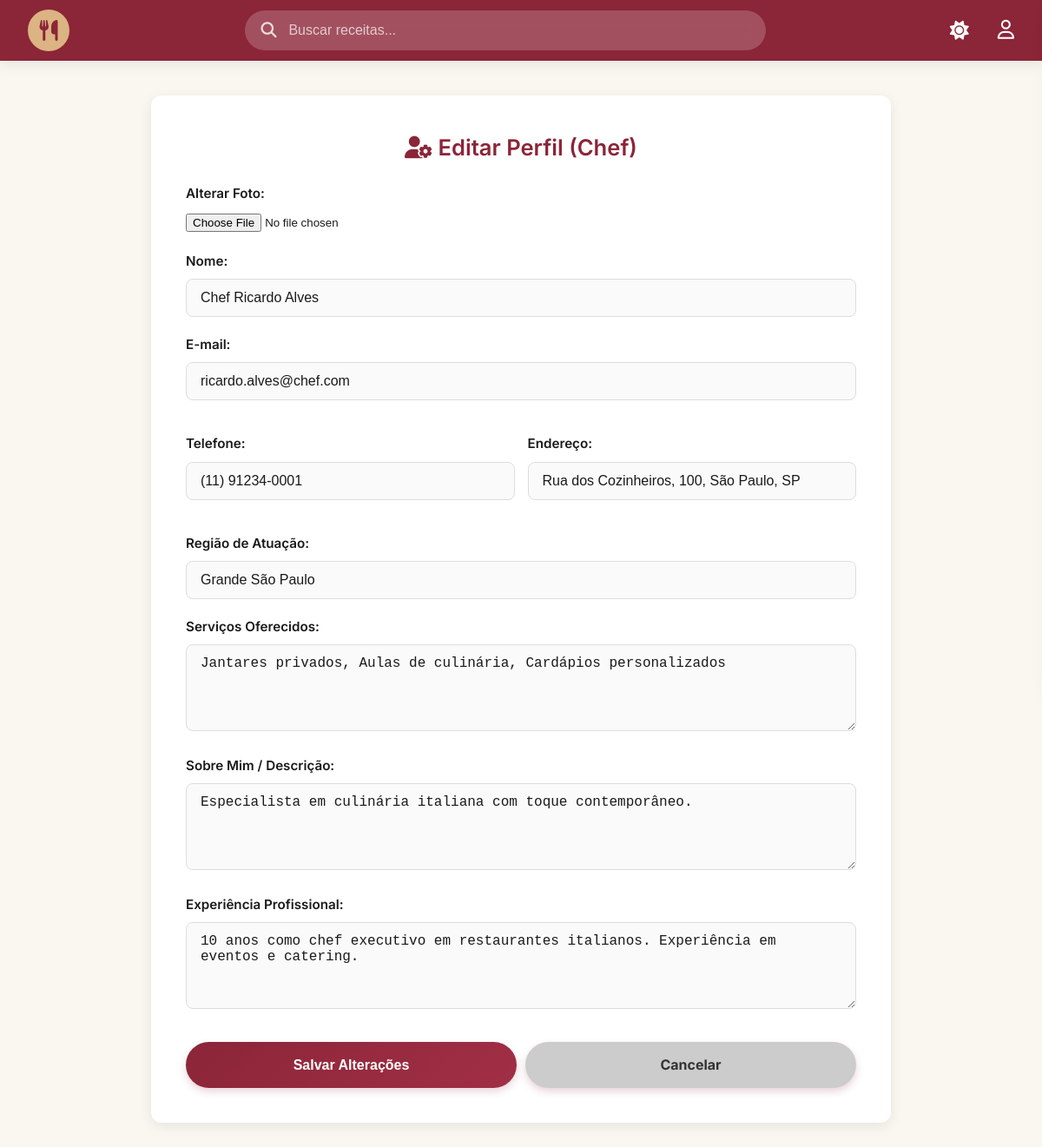
Page /views/edit_profile.php (signed in) on the committed database.
### tables this page shows
CREATE TABLE chef (
    id INT AUTO_INCREMENT PRIMARY KEY,
    name VARCHAR(150) NOT NULL,
    email VARCHAR(150) UNIQUE NOT NULL,
    password VARCHAR(255) NOT NULL,
    description TEXT,
    phone VARCHAR(20),
    address TEXT,
    professional_experience TEXT,
    services_offered TEXT,
    region_operation VARCHAR(255),
    photo VARCHAR(255) DEFAULT 'default_chef.png',


    is_active BOOLEAN DEFAULT TRUE,
    login_attempts INT DEFAULT 0,
    last_login DATETIME,
    reset_token VARCHAR(255),
    reset_token_expiry DATETIME,
    created_at TIMESTAMP DEFAULT CURRENT_TIMESTAMP,
    updated_at TIMESTAMP DEFAULT CURRENT_TIMESTAMP ON UPDATE CURRENT_TIMESTAMP,
    deleted_at DATETIME
);

### config/database.php (called while the page is built, shortened)
<?php
class database {
    private static $conexao = null;
    public static function getConexao() {
        if (self::$conexao === null) {
            try {
                $dsn = "mysql:host=" . DB_HOST . ";dbname=" . DB_NAME . ";charset=utf8mb4";
                self::$conexao = new PDO($dsn, DB_USER, DB_PASS, [
                    PDO::ATTR_ERRMODE => PDO::ERRMODE_EXCEPTION,
                    PDO::ATTR_DEFAULT_FETCH_MODE => PDO::FETCH_ASSOC,
                    PDO::ATTR_EMULATE_PREPARES => false,
                ]);
            } catch (PDOException $e) {
                die("Erro de conexão: " . $e->getMessage());
            }
        }
        return self::$conexao;
    }
}

### models/dao/chefDAO.php (called while the page is built, shortened)
<?php
require_once dirname(__DIR__, 2) . '/config/database.php';
require_once dirname(__DIR__) . '/model/chef.php';
class chefDAO {
    private $conn;
    public function __construct() {
        $this->conn = database::getConexao();
    }
public function read($id) {
    $sql = "SELECT * FROM chef WHERE id = ?";
    $stmt = $this->conn->prepare($sql);
    $stmt->execute([$id]);
    $dados = $stmt->fetch(PDO::FETCH_ASSOC);
    $c = new Chef($dados['name'], $dados['email'], $dados['password'], $dados['id']);
    $c->setPhone($dados['phone']);
    $c->setAddress($dados['address']);
    $c->setDescription($dados['description']);
    $c->setProfessionalExperience($dados['professional_experience']);
    $c->setServicesOffered($dados['services_offered']);
    $c->setRegionOperation($dados['region_operation']);
    $c->setPhoto($dados['photo']);
    $c->setCreatedAt($dados['created_at']);
    return $c;
}
}

### models/model/chef.php (called while the page is built, shortened)
<?php
class Chef {
    private $name;
    private $email;
    private $phone;
    private $address;
    private $description;
    private $professional_experience;
    private $services_offered;
    private $region_operation;
    public function __construct($name = null, $email= null, $password = null , $id = null) {
        $this->name = $name;
        $this->email = $email;
    }
    public function getName() { return $this->name; }
    public function getEmail() { return $this->email; }
    public function getPhone() { return $this->phone; }
    public function setPhone($p) { $this->phone = $p; }
    public function getAddress() { return $this->address; }
    public function setAddress($a) { $this->address = $a; }
    public function getDescription() { return $this->description; }
    public function setDescription($d) { $this->description = $d; }
    public function getProfessionalExperience() { return $this->professional_experience; }
    public function setProfessionalExperience($e) { $this->professional_experience = $e; }
    public function getServicesOffered() { return $this->services_offered; }
    public function setServicesOffered($s) { $this->services_offered = $s; }
    public function getRegionOperation() { return $this->region_operation; }
    public function setRegionOperation($r) { $this->region_operation = $r; }
}

### views/edit_profile.php (the view, shortened to what this page needs)
<?php
require_once dirname(__DIR__) . '/config/database.php';
require_once dirname(__DIR__) . '/models/dao/userDAO.php';
require_once dirname(__DIR__) . '/models/dao/chefDAO.php';
$id_logado = $_SESSION['user_id'] ?? $_SESSION['restaurant_id'];
$tipo_logado = $_SESSION['user_type'] ?? 'user';
$data = [];
if ($tipo_logado === 'chef') {
    $chefDAO = new chefDAO();
    $profile = $chefDAO->read($id_logado);
    if ($profile) {
        $data = [
            'name' => $profile->getName(),
            'email' => $profile->getEmail(),
            'phone' => method_exists($profile, 'getPhone') ? $profile->getPhone() : '',
            'address' => method_exists($profile, 'getAddress') ? $profile->getAddress() : '',
            'region_operation' => $profile->getRegionOperation(),
            'services_offered' => $profile->getServicesOffered(),
            'description' => $profile->getDescription(),
            'professional_experience' => $profile->getProfessionalExperience()
        ];
    }
} elseif ($tipo_logado === 'restaurant') {
    $stmt = database::getConexao()->prepare("SELECT * FROM restaurants WHERE id = ?");
    $stmt->execute([$id_logado]);
    $data = $stmt->fetch(PDO::FETCH_ASSOC) ?: [];
}
require_once dirname(__DIR__) . '/base.php';
?>
<div class="container" style="max-width: 900px; margin: 40px auto;">
    <div class="form-wrapper" style="max-width: 100%;">
        <h2 style="color: var(--primary); text-align: center; margin-bottom: 20px;">
            <i class="fa-solid fa-user-gear"></i> Editar Perfil (<?php echo ucfirst($tipo_logado); ?>)
        </h2>
        <form action="process_edit_profile.php" method="POST" enctype="multipart/form-data">
            <div class="form-group">
                <label>Alterar Foto:</label>
                <input type="file" name="photo" accept="image/*">
            </div>
            <div class="form-group">
                <label>Nome:</label>
                <input type="text" name="name" value="<?php echo htmlspecialchars($data['name'] ?? ''); ?>" required>
            </div>
            <div class="form-group">
                <label>E-mail:</label>
                <input type="email" name="email" value="<?php echo htmlspecialchars($data['email'] ?? ''); ?>" required>
            </div>
            <div class="form-row" style="display: flex; gap: 15px;">
                <div class="form-group" style="flex: 1;">
                    <label>Telefone:</label>
                    <input type="text" name="phone" value="<?php echo htmlspecialchars($data['phone'] ?? ''); ?>">
                </div>
                <div class="form-group" style="flex: 1;">
                    <label>Endereço:</label>
                    <input type="text" name="address" value="<?php echo htmlspecialchars($data['address'] ?? ''); ?>">
                </div>
            </div>
            <?php if ($tipo_logado === 'chef'): ?>
                <div class="form-group">
                    <label>Região de Atuação:</label>
                    <input type="text" name="region_operation" value="<?php echo htmlspecialchars($data['region_operation'] ?? ''); ?>">
                </div>
                <div class="form-group">
                    <label>Serviços Oferecidos:</label>
                    <textarea name="services_offered" rows="3"><?php echo htmlspecialchars($data['services_offered'] ?? ''); ?></textarea>
                </div>
                <div class="form-group">
                    <label>Sobre Mim / Descrição:</label>
                    <textarea name="description" rows="3"><?php echo htmlspecialchars($data['description'] ?? ''); ?></textarea>
                </div>
                <div class="form-group">
                    <label>Experiência Profissional:</label>
                    <textarea name="professional_experience" rows="3"><?php echo htmlspecialchars($data['professional_experience'] ?? ''); ?></textarea>
                </div>
            <?php endif; ?>
            <div style="display: flex; gap: 10px; margin-top: 20px;">
                <button type="submit" class="btn-submit" style="flex: 1;">Salvar Alterações</button>
                <a href="javascript:history.back()" class="btn-submit" style="background: #ccc; color: #333; flex: 1; text-align: center;">Cancelar</a>
            </div>
        </form>
    </div>
</div>

### static/style.css (style rules this page uses)
:root { --bg: #faf7f0; --surface: #ffffff; --text: #1a1a1a; --text-secondary:#5a5a5a; --primary: #8b2538; --primary-hover: #a12f45; --accent: #dcb382; --accent-hover: #c49b5e; --border: #e1dacb; --input-bg: #fafafa; --input-border: #ddd; --danger: #e74c3c; --danger-hover: #c0392b; --warning-bg: #fff3cd; --warning-text: #856404; --warning-border:#ffeeba; --success-bg: #d4edda; --success-text: #155724; --error-bg: #fde8e8; --error-text: #9b1c1c; --shadow-sm: 0 1px 3px rgba(0,0,0,0.06); --shadow-md: 0 4px 15px rgba(0,0,0,0.08); --shadow-lg: 0 10px 30px rgba(0,0,0,0.12); --transition: 0.25s ease-in-out; --radius-sm: 6px; --radius-md: 12px; --radius-lg: 24px; --max-width: 1280px; }
*, *::before, *::after { box-sizing: border-box; margin: 0; padding: 0; }
html { scroll-behavior: smooth; }
body { font-family: 'Inter', 'Segoe UI', Tahoma, Geneva, Verdana, sans-serif; background-color: var(--bg); color: var(--text); line-height: 1.6; transition: background-color var(--transition), color var(--transition); min-height: 100vh; display: flex; flex-direction: column; }
a { color: inherit; text-decoration: none; }
.container { max-width: var(--max-width); margin: 0 auto; padding: 0 24px; width: 100%; }
.auth-card, .form-card, .form-wrapper { background: var(--surface); padding: 40px; border-radius: var(--radius-md); box-shadow: var(--shadow-md); width: 100%; max-width: 500px; box-sizing: border-box; transition: background var(--transition), box-shadow var(--transition); margin: 0 auto; }
.auth-card h2, .form-card h2, .form-wrapper h2 { color: var(--primary); margin-top: 0; margin-bottom: 25px; font-size: 1.6rem; text-align: center; font-weight: 600; }
.form-group { margin-bottom: 20px; }
.form-group label { display: block; margin-bottom: 8px; font-weight: 600; color: var(--text); font-size: 0.95rem; }
.form-group input:not([type="checkbox"]):not([type="file"]), .form-group textarea, .form-group select { width: 100%; padding: 12px 16px; border: 1px solid var(--input-border); border-radius: 8px; box-sizing: border-box; outline: none; font-size: 1rem; transition: all 0.2s; background-color: var(--input-bg); color: var(--text); }
.form-group textarea { resize: vertical; min-height: 100px; }
.btn-auth, .btn-submit, .btn-next { background: linear-gradient(135deg, var(--primary), var(--primary-hover)); color: #fff; border: none; padding: 14px; font-size: 1rem; font-weight: bold; border-radius: 50px; cursor: pointer; width: 100%; transition: 0.3s ease; margin-top: 10px; box-shadow: 0 4px 10px rgba(139, 37, 56, 0.2); }
.form-wrapper form label { display: block; margin-bottom: 8px; margin-top: 18px; font-weight: 600; color: var(--text); font-size: 0.95rem; }
.form-wrapper form input:not([type="checkbox"]):not([type="file"]), .form-wrapper form textarea, .form-wrapper form select { width: 100%; padding: 12px 16px; border: 1px solid var(--input-border); border-radius: 8px; box-sizing: border-box; outline: none; font-size: 1rem; transition: all 0.2s; background-color: var(--input-bg); color: var(--text); }
.form-wrapper form textarea { resize: vertical; min-height: 100px; }

### rows in the picture
chef: name "Chef Ricardo Alves", email "ricardo.alves@chef.com", phone "(11) 91234-0001", address "Rua dos Cozinheiros, 100, São Paulo, SP", region_operation "Grande São Paulo", services_offered "Jantares privados, Aulas de culinária, Cardápios personalizados", description "Especialista em culinária italiana com toque contemporâneo.", professional_experience "10 anos como chef executivo em restaurantes italianos. Experiência em eventos e catering."

### other values in the picture
$tipo_logado "Chef"
